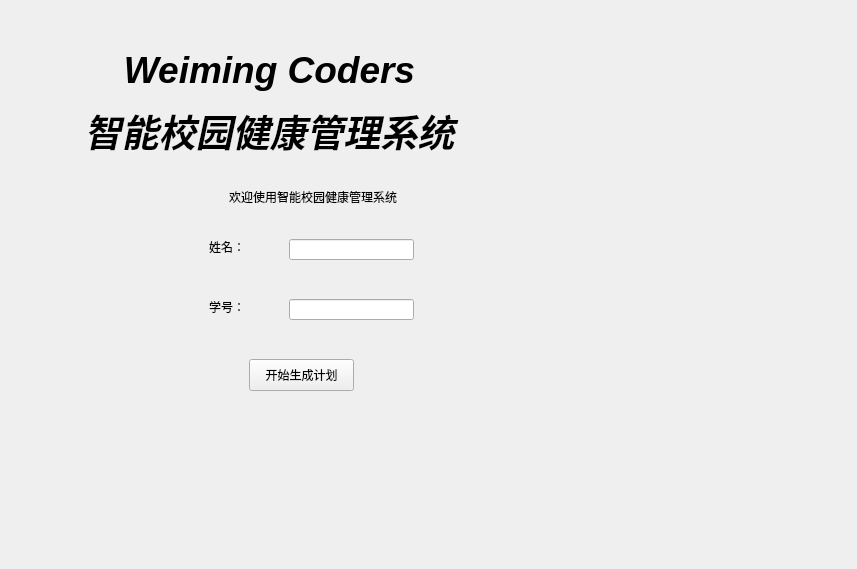
<?xml version="1.0" encoding="UTF-8"?>
<ui version="4.0">
 <class>MainWindow</class>
 <widget class="QMainWindow" name="MainWindow">
  <property name="geometry">
   <rect>
    <x>0</x>
    <y>0</y>
    <width>857</width>
    <height>569</height>
   </rect>
  </property>
  <property name="windowTitle">
   <string>MainWindow</string>
  </property>
  <widget class="QWidget" name="centralwidget">
   <layout class="QGridLayout" name="gridLayout">
    <item row="0" column="0">
     <widget class="QStackedWidget" name="stackedWidget">
      <widget class="QWidget" name="stackedWidgetPage1">
       <widget class="QLabel" name="welcomeLabel">
        <property name="geometry">
         <rect>
          <x>220</x>
          <y>180</y>
          <width>175</width>
          <height>16</height>
         </rect>
        </property>
        <property name="text">
         <string>欢迎使用智能校园健康管理系统</string>
        </property>
       </widget>
       <widget class="QPushButton" name="generateButton">
        <property name="geometry">
         <rect>
          <x>240</x>
          <y>350</y>
          <width>105</width>
          <height>32</height>
         </rect>
        </property>
        <property name="styleSheet">
         <string notr="true"/>
        </property>
        <property name="text">
         <string>开始生成计划</string>
        </property>
       </widget>
       <widget class="QLineEdit" name="idInput">
        <property name="geometry">
         <rect>
          <x>280</x>
          <y>290</y>
          <width>125</width>
          <height>21</height>
         </rect>
        </property>
       </widget>
       <widget class="QLineEdit" name="nameInput">
        <property name="geometry">
         <rect>
          <x>280</x>
          <y>230</y>
          <width>125</width>
          <height>21</height>
         </rect>
        </property>
       </widget>
       <widget class="QLabel" name="nameLabel">
        <property name="geometry">
         <rect>
          <x>200</x>
          <y>230</y>
          <width>58</width>
          <height>16</height>
         </rect>
        </property>
        <property name="text">
         <string>姓名：</string>
        </property>
       </widget>
       <widget class="QLabel" name="idLabel">
        <property name="geometry">
         <rect>
          <x>200</x>
          <y>290</y>
          <width>58</width>
          <height>16</height>
         </rect>
        </property>
        <property name="text">
         <string>学号：</string>
        </property>
       </widget>
       <widget class="QLabel" name="welcomeLabel_2">
        <property name="geometry">
         <rect>
          <x>10</x>
          <y>20</y>
          <width>501</width>
          <height>151</height>
         </rect>
        </property>
        <property name="autoFillBackground">
         <bool>false</bool>
        </property>
        <property name="text">
         <string>&lt;html&gt;&lt;head/&gt;&lt;body&gt;&lt;p align=&quot;center&quot;&gt;&lt;span style=&quot; font-size:28pt; font-weight:700; font-style:italic;&quot;&gt;Weiming Coders&lt;/span&gt;&lt;/p&gt;&lt;p align=&quot;center&quot;&gt;&lt;span style=&quot; font-size:28pt; font-weight:700; font-style:italic;&quot;&gt;智能校园健康管理系统&lt;/span&gt;&lt;/p&gt;&lt;/body&gt;&lt;/html&gt;</string>
        </property>
       </widget>
       <widget class="QLabel" name="label_2">
        <property name="geometry">
         <rect>
          <x>550</x>
          <y>20</y>
          <width>231</width>
          <height>361</height>
         </rect>
        </property>
        <property name="autoFillBackground">
         <bool>false</bool>
        </property>
        <property name="text">
         <string/>
        </property>
        <property name="pixmap">
         <pixmap>resource/Unknown.jpeg</pixmap>
        </property>
       </widget>
      </widget>
      <widget class="QWidget" name="stackedWidgetPage2">
       <widget class="QLineEdit" name="ageInput">
        <property name="geometry">
         <rect>
          <x>350</x>
          <y>20</y>
          <width>113</width>
          <height>21</height>
         </rect>
        </property>
        <property name="text">
         <string>年龄</string>
        </property>
       </widget>
       <widget class="QLineEdit" name="heightInput">
        <property name="geometry">
         <rect>
          <x>340</x>
          <y>70</y>
          <width>125</width>
          <height>21</height>
         </rect>
        </property>
        <property name="text">
         <string>身高（cm）</string>
        </property>
       </widget>
       <widget class="QLineEdit" name="weightInput">
        <property name="geometry">
         <rect>
          <x>340</x>
          <y>130</y>
          <width>125</width>
          <height>21</height>
         </rect>
        </property>
        <property name="text">
         <string>体重（kg）</string>
        </property>
       </widget>
       <widget class="QComboBox" name="goalCombo">
        <property name="geometry">
         <rect>
          <x>350</x>
          <y>200</y>
          <width>103</width>
          <height>32</height>
         </rect>
        </property>
        <property name="toolTip">
         <string>&lt;html&gt;&lt;head/&gt;&lt;body&gt;&lt;p&gt;健康目标&lt;/p&gt;&lt;p&gt;&lt;br/&gt;&lt;/p&gt;&lt;/body&gt;&lt;/html&gt;</string>
        </property>
        <property name="whatsThis">
         <string>&lt;html&gt;&lt;head/&gt;&lt;body&gt;&lt;p&gt;健康目标&lt;/p&gt;&lt;/body&gt;&lt;/html&gt;</string>
        </property>
        <property name="placeholderText">
         <string>健康目标</string>
        </property>
        <property name="duplicatesEnabled">
         <bool>false</bool>
        </property>
        <item>
         <property name="text">
          <string>减脂</string>
         </property>
        </item>
        <item>
         <property name="text">
          <string>增肌</string>
         </property>
        </item>
        <item>
         <property name="text">
          <string>健康</string>
         </property>
        </item>
       </widget>
       <widget class="QComboBox" name="dietCombo">
        <property name="geometry">
         <rect>
          <x>350</x>
          <y>260</y>
          <width>103</width>
          <height>32</height>
         </rect>
        </property>
        <property name="currentText">
         <string/>
        </property>
        <property name="placeholderText">
         <string>饮食偏好</string>
        </property>
        <item>
         <property name="text">
          <string>荤食</string>
         </property>
        </item>
        <item>
         <property name="text">
          <string>素食</string>
         </property>
        </item>
       </widget>
       <widget class="QListWidget" name="freeTimeList">
        <property name="geometry">
         <rect>
          <x>310</x>
          <y>330</y>
          <width>211</width>
          <height>141</height>
         </rect>
        </property>
        <property name="whatsThis">
         <string>&lt;html&gt;&lt;head/&gt;&lt;body&gt;&lt;p&gt;空闲时间（可多选）&lt;/p&gt;&lt;p&gt;&lt;br/&gt;&lt;/p&gt;&lt;/body&gt;&lt;/html&gt;</string>
        </property>
        <property name="accessibleDescription">
         <string/>
        </property>
        <property name="selectionMode">
         <enum>QAbstractItemView::SelectionMode::MultiSelection</enum>
        </property>
        <item>
         <property name="text">
          <string>1-2节课</string>
         </property>
        </item>
        <item>
         <property name="text">
          <string>3-4节课</string>
         </property>
        </item>
        <item>
         <property name="text">
          <string>5-6节课</string>
         </property>
        </item>
        <item>
         <property name="text">
          <string>7-8节课</string>
         </property>
        </item>
        <item>
         <property name="text">
          <string>9-10节课</string>
         </property>
        </item>
       </widget>
       <widget class="QLabel" name="label">
        <property name="geometry">
         <rect>
          <x>357</x>
          <y>310</y>
          <width>111</width>
          <height>20</height>
         </rect>
        </property>
        <property name="text">
         <string>空余时间（可多选）</string>
        </property>
       </widget>
       <widget class="QPushButton" name="submitButton">
        <property name="geometry">
         <rect>
          <x>340</x>
          <y>490</y>
          <width>141</width>
          <height>32</height>
         </rect>
        </property>
        <property name="text">
         <string>生成个性化健康计划</string>
        </property>
       </widget>
      </widget>
      <widget class="QWidget" name="stackedWidgetPage3">
       <widget class="QTextEdit" name="workoutResult">
        <property name="geometry">
         <rect>
          <x>310</x>
          <y>110</y>
          <width>201</width>
          <height>131</height>
         </rect>
        </property>
       </widget>
       <widget class="QTextEdit" name="mealResult">
        <property name="geometry">
         <rect>
          <x>310</x>
          <y>310</y>
          <width>201</width>
          <height>131</height>
         </rect>
        </property>
       </widget>
       <widget class="QLabel" name="label_3">
        <property name="geometry">
         <rect>
          <x>350</x>
          <y>259</y>
          <width>111</width>
          <height>41</height>
         </rect>
        </property>
        <property name="text">
         <string>&lt;html&gt;&lt;head/&gt;&lt;body&gt;&lt;p align=&quot;center&quot;&gt;&lt;span style=&quot; font-size:18pt; font-weight:700;&quot;&gt;饮食建议&lt;/span&gt;&lt;/p&gt;&lt;/body&gt;&lt;/html&gt;</string>
        </property>
       </widget>
       <widget class="QLabel" name="label_4">
        <property name="geometry">
         <rect>
          <x>350</x>
          <y>59</y>
          <width>111</width>
          <height>41</height>
         </rect>
        </property>
        <property name="text">
         <string>&lt;html&gt;&lt;head/&gt;&lt;body&gt;&lt;p align=&quot;center&quot;&gt;&lt;span style=&quot; font-size:18pt; font-weight:700;&quot;&gt;运动建议&lt;/span&gt;&lt;/p&gt;&lt;/body&gt;&lt;/html&gt;</string>
        </property>
       </widget>
      </widget>
     </widget>
    </item>
   </layout>
  </widget>
 </widget>
 <resources/>
 <connections/>
</ui>
